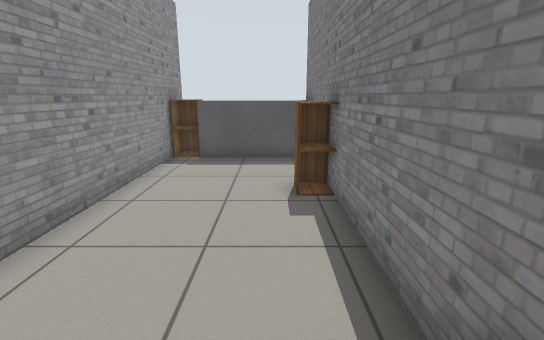
[1] (above)

12 first-person views from a walk through a Gazebo world. The camera is 1 m above the floor, tilts 14° down and sees 85° across. The floor is counted in squares, 0.5 m on a side. Each view is taken from the middle of a square. On the plan, view 1 faces up. The plan holds only what a view shows up to about 17 squares ahead; the rest is blank. Simple patterns stand in for the simulator's built-in surfaces.

[2]
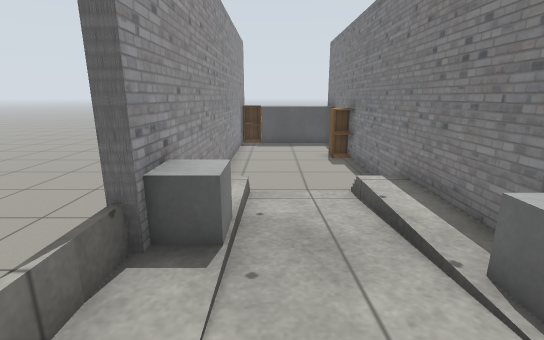

[3]
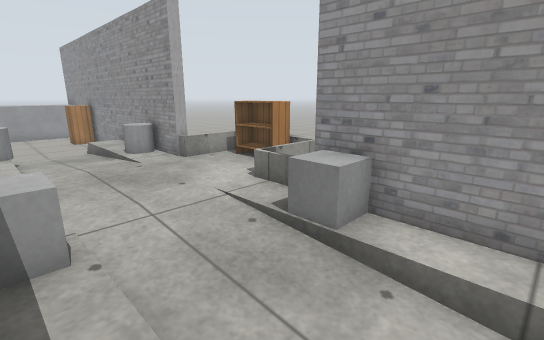

[4]
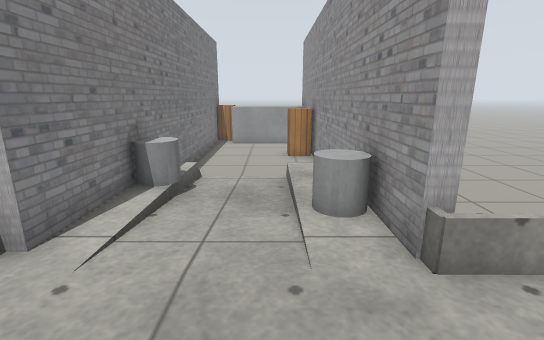

[5]
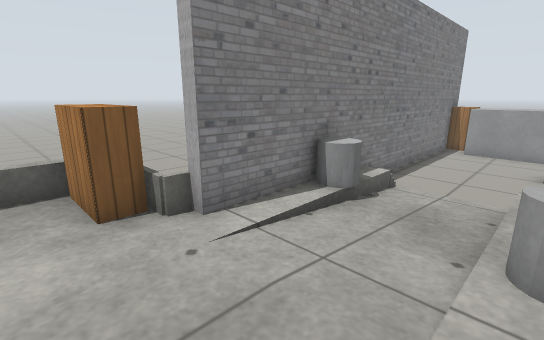

[6]
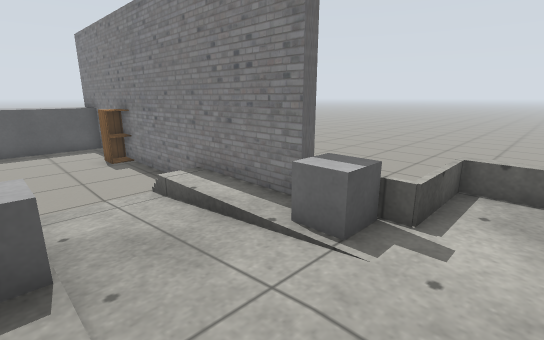

[7]
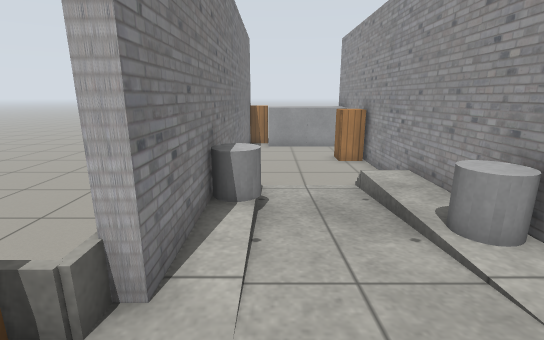

[8]
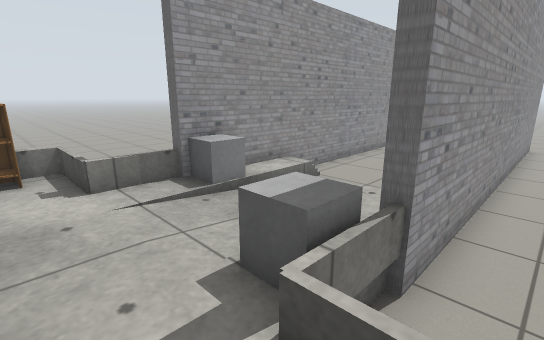

[9]
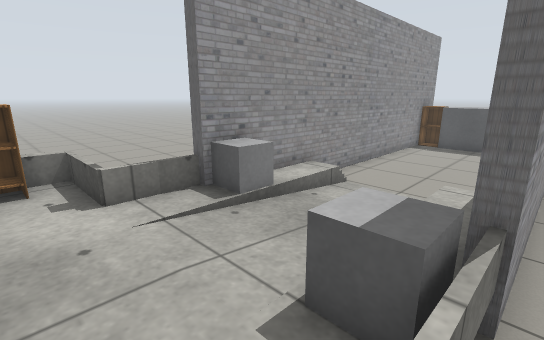

[10]
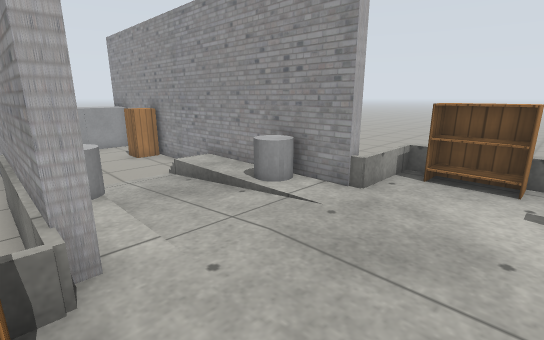

[11]
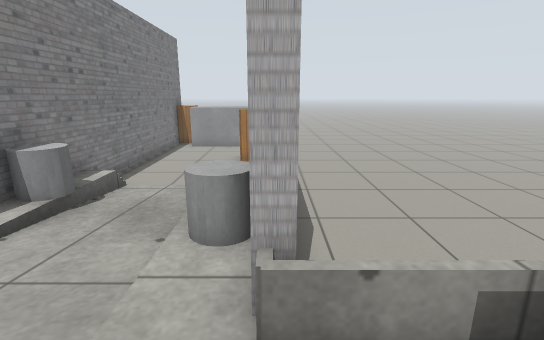

[12]
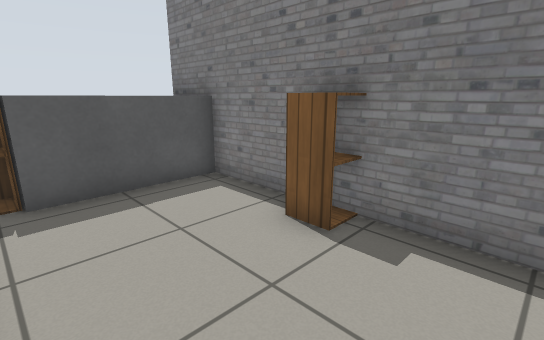

### Floor plan
Key: @ floor where view 1 was taken; # wall or solid block; . main floor; : floor 0.25 m higher than the main floor; / step, stairs or slope; = window, fence, low wall or low ledge; v drop or lower ground; B grey box; C cabinet; K bookshelf; G grey cylinder.
Columns run from 7 left of view 1 to 4 right of it. Each row starts with its distance up from view 1.
 13      BB Bv
 12    #CB BB#
 11    #CBBBB#
 10    #.....#
  9    #.....#
  8    #.....#v
  7    #....C#v
  6    #.....#v
  5    #.....#v
  4    #.....#v
  3 v  #.....#v
  2 v  #.....#v
  1 vv #:../:#v
  0 vv #:..@:#v
 -1 vv #:../:#v
 -2  v #B...:#v
 -3    =::::Bvv
 -4  vv=::::B=vv
 -5 =::::::::::=
 -6 =K:::::::::=
 -7 =K::::::::K#
 -8 v==#:::::#K#
 -9    #::::#v
-10 vvv#G...#vvv
-11 vvv#:...#vvv
-12 vvv#:..GGv v
-13 vvv#:...#v v
-14 vvv#/...#v
-15 vvv#....#v
-16 vvv#....#v
-17 vvv#....#v
-18 vvv#C...#v
-19 vvv#....#
-20 vvv#....#
-21 vv #....#
-22 vv #BBBB#
-23 vv #BBBCC

Positions as (right, up) in squares from view 1, and headings:
1: (0, 0), facing up
2: (-2, -6), facing up
3: (1, 1), facing down-left
4: (-2, -5), facing down
5: (-3, -6), facing down-right
6: (-3, -6), facing up-right
7: (0, -6), facing down
8: (3, -6), facing up-left
9: (2, -6), facing up-left
10: (2, -5), facing down-left
11: (-4, -6), facing down
12: (-3, 4), facing up-right
